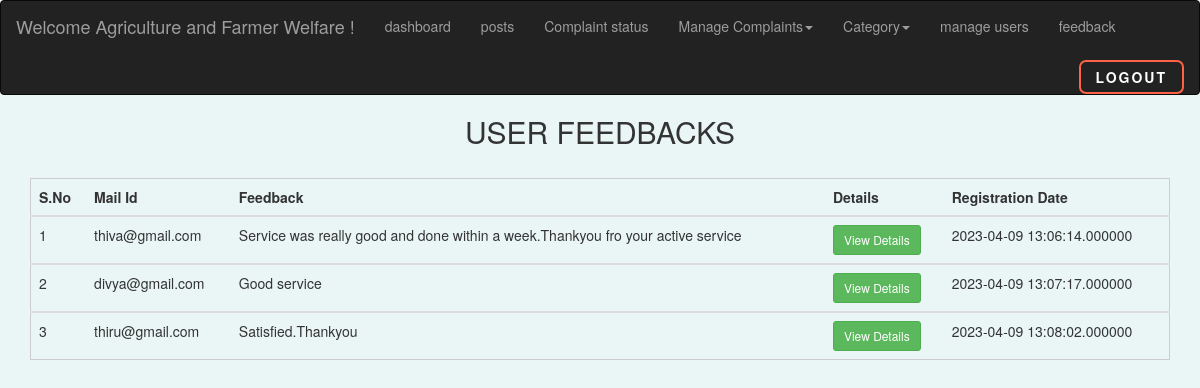
The app's page /a_enfeed.php (signed in) with its own data.
### tables this page shows
CREATE TABLE `enfeed` (
  `id` int(250) NOT NULL,
  `umail` varchar(50) NOT NULL,
  `feedback` varchar(250) NOT NULL,
  `date` datetime(6) NOT NULL DEFAULT current_timestamp(6),
  `seen` varchar(50) NOT NULL
);

### a_enfeed.php (the view, shortened to what this page needs)
<?php
include("dbconnect.php");
?>
<!DOCTYPE html>
<html>
<head>
  <link rel="stylesheet" href="https://maxcdn.bootstrapcdn.com/bootstrap/3.4.1/css/bootstrap.min.css">
  </head>
  <body style="background-color: #eaf6f6;">
    <nav class="navbar navbar-inverse">
      <div class="container-fluid">
    <div class="navbar-header">
      <a class="navbar-brand">Welcome <?php echo $_SESSION['aname']; ?> !</a>
    </div>
    <ul class="nav navbar-nav">
    <li><a href="en_notify.php">dashboard</a></li>
    <li><a href="envipost.php">posts</a></li>
    <li><a href="a_envi.php">Complaint status</a></li>
      <li class="dropdown">
      <a class="dropdown-toggle" data-toggle="dropdown" href="#">Manage Complaints<span class="caret"></span></a>
          </li>
        <li class="dropdown">
      <a class="dropdown-toggle" data-toggle="dropdown" href="#">Category<span class="caret"></span></a>
          </li>
          <li><a href="en_umanage.php">manage users</a></li>
          <li><a href="a_enfeed.php">feedback</a></li>
        </ul>
    <form method="get"><button class="back" name="logout">Logout</button></form>
  </div>
  </nav>
	<div>
			<h2 style="text-align: center;">USER FEEDBACKS</h2>
  <br>
  <table  style="margin: 0 auto; width: 95%; border: 1px solid #ccc;" class="table">
    <thead>
  <tr>
      <th scope="col">S.No</th>
      <th scope="col">Mail Id</th>
      <th scope="col">Feedback</th>
      <th scope="col">Details</th>
      <th scope="col">Registration Date</th>
    </tr>
  </thead>
			<?php
  $qry=mysqli_query($conn,"select * from enfeed");
  while ($row=mysqli_fetch_array($qry))
  {
  ?>
      <tbody>
      <tr>
      <td scope="row"></td>
      <td><?php   echo $row['umail'];  ?></td>
      <td><?php   echo $row['feedback'];  ?></td>
      <td><a type="button" class="btn btn-success btn-sm" href='en_afeedview.php?id=<?php echo $row['id']?>'>View Details</a></td>
      <td><?php  echo $row['date'] ; ?></td>
    </tr>
  </tbody>
    <?php
  }
  ?>
	</table>
	</div>
</body>
</html>

### a_enfeed.php (style rules this page uses)
.back { position: relative; padding: 5px 15px; border-radius: 7px; border: 2px solid rgb(255, 99, 71); font-size: 14px; text-transform: uppercase; font-weight: 600; letter-spacing: 2px; background: transparent; color: #fff; overflow: hidden; box-shadow: 0 0 0 0 transparent; -webkit-transition: all 0.2s ease-in; -moz-transition: all 0.2s ease-in; transition: all 0.2s ease-in; float: right; margin-left: 9px; margin-top: 9px; }
.back::before { content: ''; display: block; width: 0px; height: 86%; position: absolute; top: 7%; left: 0%; opacity: 0; background: #fff; box-shadow: 0 0 50px 30px #fff; -webkit-transform: skewX(-20deg); -moz-transform: skewX(-20deg); -ms-transform: skewX(-20deg); -o-transform: skewX(-20deg); transform: skewX(-20deg); }
body { counter-reset: serial; overflow-x: hidden; }
tr td:first-child:before { counter-increment: serial; content: counter(serial); }

### records on screen
enfeed: umail "thiva@gmail.com", feedback "Service was really good and done within a week.Thankyou fro your active service", date "2023-04-09 13:06:14.000000"
enfeed: umail "divya@gmail.com", feedback "Good service", date "2023-04-09 13:07:17.000000"
enfeed: umail "thiru@gmail.com", feedback "Satisfied.Thankyou", date "2023-04-09 13:08:02.000000"

### other values on screen
$_SESSION['aname'] "Agriculture and Farmer Welfare"
